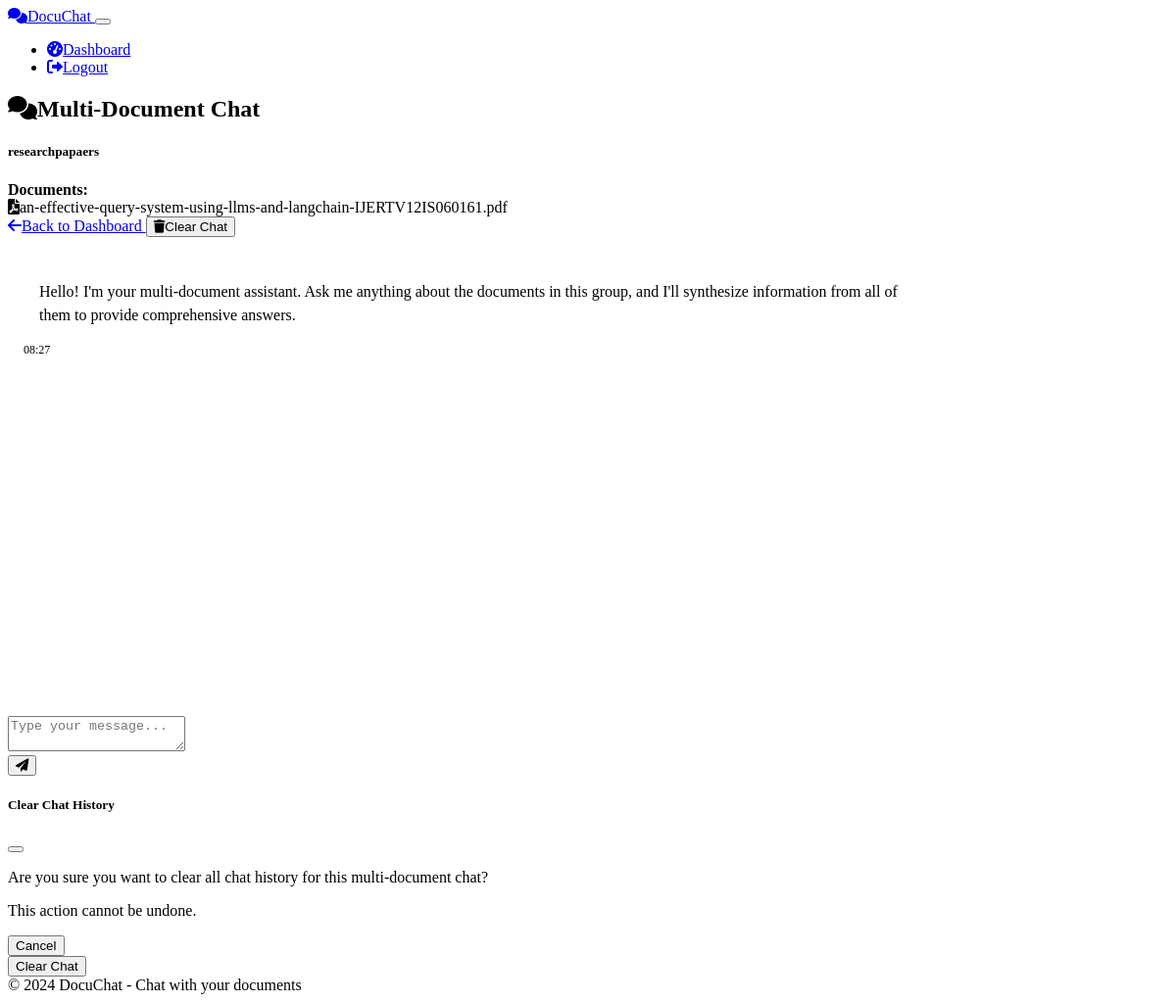
Screenshot of /group_chat/1 (signed in) with the database file from the repository.
### models.py (models this page shows, shortened)
class GroupChatSession(db.Model):
    id = db.Column(db.Integer, primary_key=True)
    user_id = db.Column(db.Integer, db.ForeignKey('user.id'), nullable=False)
    name = db.Column(db.String(100), nullable=False)
    created_at = db.Column(db.DateTime, default=datetime.utcnow)
    last_active = db.Column(db.DateTime, default=datetime.utcnow, onupdate=datetime.utcnow)
    documents = db.relationship('Document', secondary=document_group_chat, back_populates='group_chats')
    messages = db.relationship('GroupChatMessage', backref='group_chat_session', lazy='dynamic', cascade='all, delete-orphan')

class Document(db.Model):
    id = db.Column(db.Integer, primary_key=True)
    user_id = db.Column(db.Integer, db.ForeignKey('user.id'), nullable=False)
    filename = db.Column(db.String(255), nullable=False)
    original_filename = db.Column(db.String(255), nullable=False)
    file_path = db.Column(db.String(512), nullable=False)
    file_type = db.Column(db.String(20), nullable=False)
    file_size = db.Column(db.Integer, nullable=False)  # in bytes
    processed = db.Column(db.Boolean, default=False)
    uploaded_at = db.Column(db.DateTime, default=datetime.utcnow)
    chat_sessions = db.relationship('ChatSession', backref='document', lazy='dynamic', cascade='all, delete-orphan')
    group_chats = db.relationship('GroupChatSession', secondary=document_group_chat, back_populates='documents')

### routes/chat.py (the view)
@chat_bp.route('/group_chat/<int:group_chat_id>', methods=['GET'])
@login_required
def group_chat_view(group_chat_id):
    group_chat = GroupChatSession.query.filter_by(
        id=group_chat_id,
        user_id=current_user.id
    ).first_or_404()
    documents = group_chat.documents
    for doc in documents:
        if doc.user_id != current_user.id or not doc.processed:
            flash('One or more documents in this chat are invalid or still processing.', 'warning')
            return redirect(url_for('document.dashboard'))
    messages = GroupChatMessage.query.filter_by(
        group_chat_id=group_chat_id
    ).order_by(GroupChatMessage.timestamp).all()
    form = MessageForm()
    return render_template(
        'group_chat.html',
        group_chat=group_chat,
        documents=documents,
        messages=messages,
        form=form
    )

### routes/chat.py
class MessageForm(FlaskForm):
    message = TextAreaField('Your Message', validators=[DataRequired()])
    submit = SubmitField('Send')

### app.py (called while the page is built)
@app.context_processor
def utility_processor():
    from datetime import datetime
    return {
        'now': datetime.now
    }

@login_manager.user_loader
def load_user(user_id):
    from models import User
    return User.query.get(int(user_id))

### templates/group_chat.html (shortened to what this page needs)
{% extends 'base.html' %}
{% block content %}
<div class="row mb-3">
    <div class="col-lg-8">
        <h2><i class="fas fa-comments me-2"></i>Multi-Document Chat</h2>
        <h5 class="text-primary">{{ group_chat.name }}</h5>
        <div class="mt-2">
            <strong>Documents:</strong>
            <div class="mt-1">
                {% for document in documents %}
                    {% if document.file_type == 'pdf' %}
                        <span class="badge bg-danger document-badge">
                            <i class="fas fa-file-pdf me-1"></i>{{ document.original_filename }}
                        </span>
                    {% elif document.file_type == 'docx' %}
                        <span class="badge bg-primary document-badge">
                            <i class="fas fa-file-word me-1"></i>{{ document.original_filename }}
                        </span>
                    {% elif document.file_type == 'txt' %}
                        <span class="badge bg-secondary document-badge">
                            <i class="fas fa-file-alt me-1"></i>{{ document.original_filename }}
                        </span>
                    {% else %}
                        <span class="badge bg-info document-badge">
                            <i class="fas fa-file me-1"></i>{{ document.original_filename }}
                        </span>
                    {% endif %}
                {% endfor %}
            </div>
        </div>
    </div>
    <div class="col-lg-4 text-end">
        <a href="{{ url_for('document.dashboard') }}" class="btn btn-secondary">
            <i class="fas fa-arrow-left me-2"></i>Back to Dashboard
        </a>
        <button class="btn btn-danger" data-bs-toggle="modal" data-bs-target="#clearChatModal">
            <i class="fas fa-trash me-2"></i>Clear Chat
        </button>
    </div>
</div>
<div class="card shadow chat-container">
    <div class="message-container" id="messageContainer">
        {% if messages %}
            {% for message in messages %}
                <div class="message {% if message.is_user %}user-message{% else %}bot-message{% endif %}">
                    <div class="message-content">
                        {{ message.content|safe|nl2br }}
                    </div>
                    <div class="message-time text-end">
                        {{ message.timestamp.strftime('%H:%M') }}
                    </div>
                </div>
            {% endfor %}
        {% else %}
            <div class="bot-message message">
                <div class="message-content">
                    <p>Hello! I'm your multi-document assistant. Ask me anything about the documents in this group, and I'll synthesize information from all of them to provide comprehensive answers.</p>
                </div>
                <div class="message-time text-end">
                    {{ now().strftime('%H:%M') }}
                </div>
            </div>
        {% endif %}
    </div>
    <div class="card-footer bg-dark p-3">
        <form id="messageForm" class="d-flex">
            <div class="flex-grow-1 me-2">
                <textarea class="form-control" id="userMessage" rows="2" placeholder="Type your message..." required></textarea>
            </div>
            <div>
                <button type="submit" class="btn btn-primary h-100" id="sendButton">
                    <i class="fas fa-paper-plane"></i>
                </button>
            </div>
        </form>
    </div>
</div>
<div class="modal fade" id="clearChatModal" tabindex="-1" aria-labelledby="clearChatModalLabel" aria-hidden="true">
    <div class="modal-dialog">
        <div class="modal-content">
            <div class="modal-header">
                <h5 class="modal-title" id="clearChatModalLabel">Clear Chat History</h5>
                <button type="button" class="btn-close" data-bs-dismiss="modal" aria-label="Close"></button>
            </div>
            <div class="modal-body">
                <p>Are you sure you want to clear all chat history for this multi-document chat?</p>
                <p class="text-danger">This action cannot be undone.</p>
            </div>
            <div class="modal-footer">
                <button type="button" class="btn btn-secondary" data-bs-dismiss="modal">Cancel</button>
                <form action="{{ url_for('chat.clear_group_chat', group_chat_id=group_chat.id) }}" method="POST">
                    <button type="submit" class="btn btn-danger">Clear Chat</button>
                </form>
            </div>
        </div>
    </div>
</div>
{% endblock %}

### static/css/custom.css (style rules this page uses)
.message-container { scrollbar-width: thin; scrollbar-color: var(--bs-secondary) var(--bs-dark); }
.bot-message .message-content { line-height: 1.5; }
.bot-message .message-content p { margin-bottom: 0.75rem; }
.bot-message .message-content p:last-child { margin-bottom: 0; }

### templates/group_chat.html (style rules this page uses)
.chat-container { height: calc(100vh - 250px); min-height: 400px; display: flex; flex-direction: column; }
.message-container { flex: 1; overflow-y: auto; padding: 1rem; }
.message { margin-bottom: 1rem; max-width: 80%; }
.bot-message { margin-right: auto; }
.message-content { padding: 0.75rem 1rem; border-radius: 1rem; }
.bot-message .message-content { background-color: var(--bs-dark); border-radius: 1rem 1rem 1rem 0; }
.message-time { font-size: 0.75rem; color: var(--bs-secondary); margin-top: 0.25rem; }
.document-badge { margin-right: 0.5rem; margin-bottom: 0.5rem; }

### rows the page displays
GroupChatSession: name "researchpapaers"
Document: original_filename "an-effective-query-system-using-llms-and-langchain-IJERTV12IS060161.pdf"
